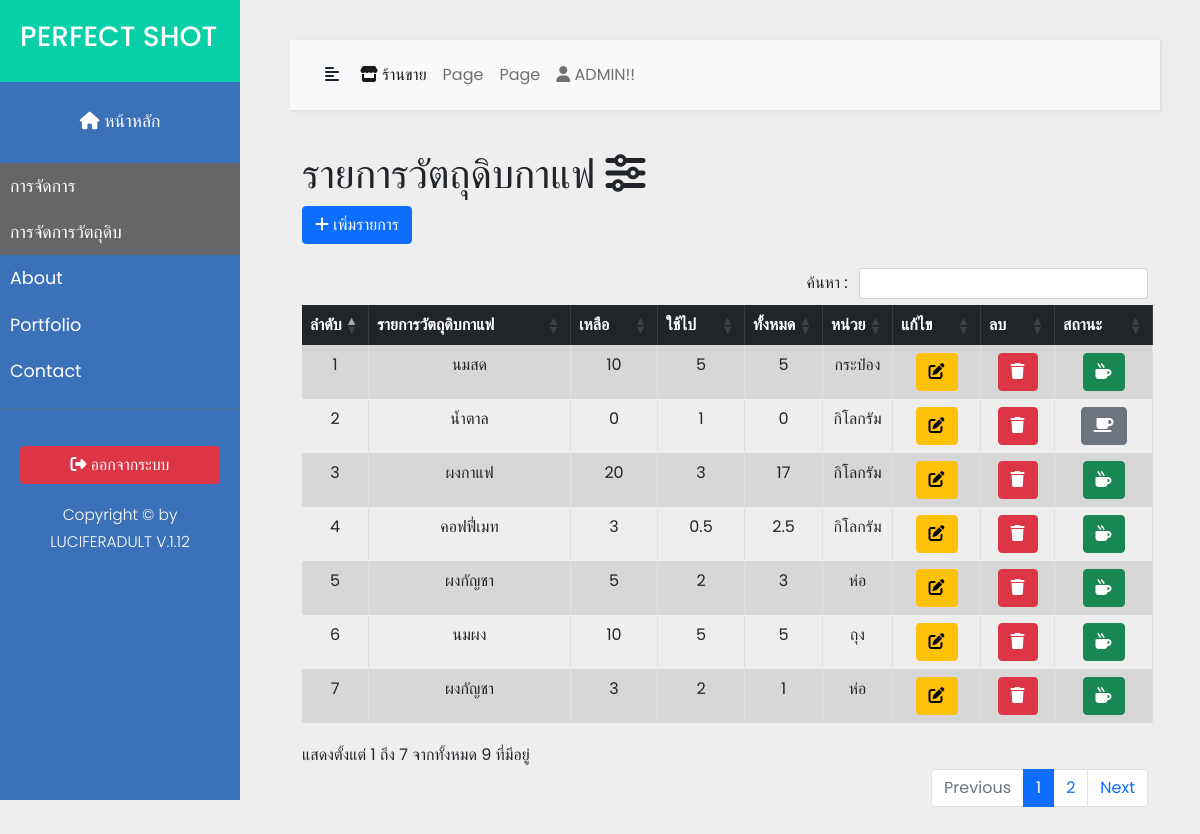
The page /rawMaterialcoffee.php (signed in) on the database as committed earlier.
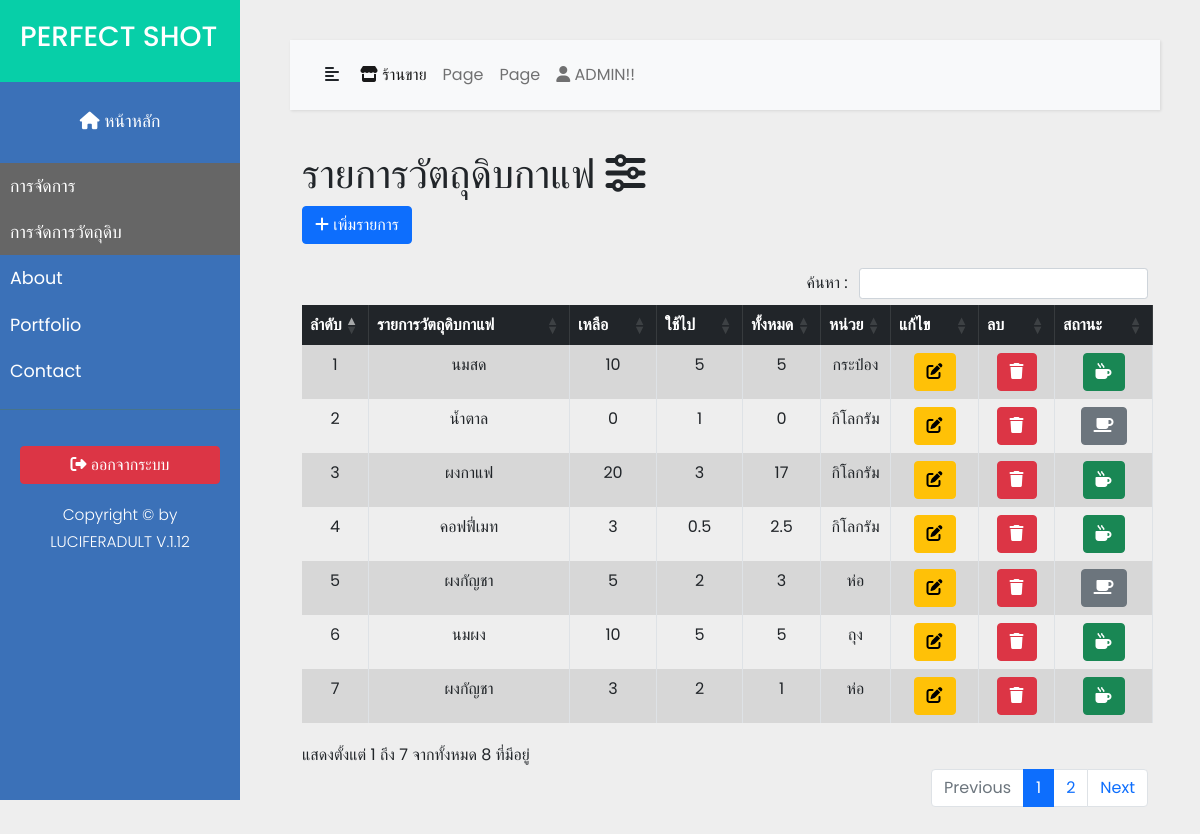
The same page on the database as committed later.
### tables this page shows
CREATE TABLE `material_coffee` (
  `id_mat_coffee` int(11) NOT NULL,
  `name_mat_coffee` varchar(50) NOT NULL,
  `have_qty_mat_coffee` double NOT NULL,
  `use_qty_mat_coffee` double NOT NULL,
  `total_qty_mat_coffee` double NOT NULL,
  `unit_mat_coffee` varchar(15) NOT NULL,
  `id_status_mat` int(11) NOT NULL
);

### rawMaterialcoffee.php (the view, shortened to what this page needs)
<?php
require 'command.php';
$query = "SELECT * FROM coffee.material_coffee";
$result = mysqli_query($connect, $query);
?>
<!DOCTYPE html>
<html>
<head>
</head>
<body>
    <?php include('menu/menubar.php'); ?>
    <div class="container">
        <div class="row">
            <div class="col">
                <h1>รายการวัตถุดิบกาแฟ <i class="fas fa-sliders-h"></i></h1>
            </div>
        </div>
        <div class="row ">
            <div class="col">
                <button class="btn btn-primary" data-bs-toggle="modal" data-bs-target="#insert_coffee_material"><i class="fas fa-plus"></i> เพิ่มรายการ</button>
            </div>
        </div>
        <br>
        <div class="row">
            <div class="col">
                <table class="table table-hover table-bordered bordered-dark text-center table-striped" id="viewmaterialCoffee">
                    <thead class="table-dark">
                        <tr>
                            <th width="5%">ลำดับ</th>
                            <th>รายการวัตถุดิบกาแฟ</th>
                            <th scope="">เหลือ</th>
                            <th scope="">ใช้ไป</th>
                            <th width="5%">ทั้งหมด</th>
                            <th width="5%">หน่วย</th>
                            <th width="">แก้ไข</th>
                            <th>ลบ</th>
                            <th width="">สถานะ</th>
                        </tr>
                    </thead>
                    <tbody>
                        <?php $i = 0;
                        while ($row = mysqli_fetch_array($result)) { ?>
                            <tr>
                                <td><?php echo $i += 1 ?></td>
                                <td><?php echo $row['name_mat_coffee']; ?></td>
                                <td><?php echo $row['have_qty_mat_coffee']; ?></td>
                                <td><?php echo $row['use_qty_mat_coffee']; ?></td>
                                <td><?php echo $row['total_qty_mat_coffee']; ?></td>
                                <td><?php echo $row['unit_mat_coffee']; ?></td>
                                <td><button class="btn btn-warning edit_material_coffee"><i class="fas fa-edit"></i></button></td>
                                <td><button class="btn btn-danger delete_material_coffee_product" data-bs-toggle="modal" data-bs-target="#delete_material_coffee_product" id="<?php echo $row['id_mat_coffee'];?>" name="<?php echo $row['name_mat_coffee']; ?>"><i class="fas fa-trash"></i></button></td>
                                <?php if ($row['id_status_mat'] == 1) { ?>
                                    <td><button class="btn btn-success status_mat_coffee" id="<?php echo $row['id_status_mat']; ?>" id_coffee = "<?php echo $row['id_mat_coffee']; ?>" name="<?php echo $row['name_mat_coffee']; ?>" data-bs-toggle="modal" data-bs-target="#status_material_coffee">
                                            <p hidden>มีของ</p><i class="fas fa-mug-hot"></i>
                                        </button></td>
                                <?php } else if ($row['id_status_mat'] == 2) { ?>
                                    <td><button class="btn btn-secondary status_mat_coffee" id="<?php echo $row['id_status_mat']; ?>" id_coffee = "<?php echo $row['id_mat_coffee']; ?>"name="<?php echo $row['name_mat_coffee']; ?>" data-bs-toggle="modal" data-bs-target="#status_material_coffee">
                                            <p hidden>หมด</p><i class="fas fa-coffee"></i>
                                        </button></td>
                                <?php } ?>
                            </tr>
                        <?php } ?>
                    </tbody>
                </table>
            </div>
        </div>
    </div>
</body>
</html>

Rows that differ between the two databases and show on the page:
changed material_coffee (number 5 of 7 on the later page): id_status_mat 1 → 2 (drawn)
Other text that changed with them:
text written by a page script: "ค้นหา : แสดงตั้งแต่ 1 ถึง 7 จากทั้งหมด 9 ที่มีอยู่ Previous 1 2 Next" → "ค้นหา : แสดงตั้งแต่ 1 ถึง 7 จากทั้งหมด 8 ที่มีอยู่ Previous 1 2 Next"
